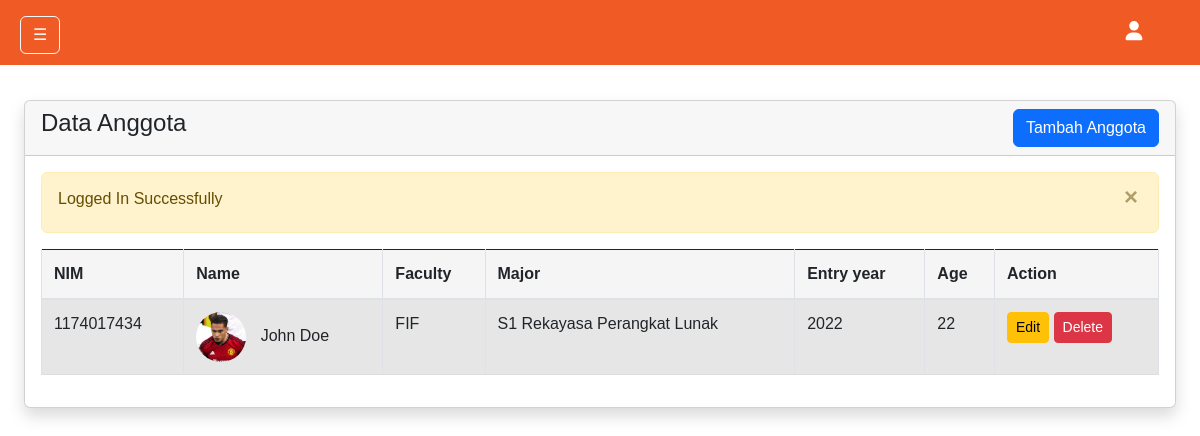
Page /admin/dataAnggota.php (signed in) on the committed database.
### tables this page shows
CREATE TABLE `members` (
  `nim` varchar(15) NOT NULL,
  `fullname` varchar(255) NOT NULL,
  `entry_year` int(4) NOT NULL,
  `age` int(3) NOT NULL,
  `major` varchar(50) NOT NULL,
  `faculty` varchar(5) NOT NULL,
  `picture` varchar(255) NOT NULL
);

### admin/dataAnggota.php (the view, shortened to what this page needs)
<?php include('view/header.php') ?>
<div class="container-fluid px-4">
    <div class="card shadow">
        <div class="card-header">
            <h4 class="mb-0">Data Anggota
                <button type="button" class="btn btn-primary float-end" data-toggle="modal" data-target="#tambahAnggota">
                    Tambah Anggota
                </button>
            </h4>
        </div>
        <div class="card-body">
            <?php
            $members = getAll('members');
            if (mysqli_num_rows($members) > 0) {
            ?>
                <div class="table-responsive">
                    <table class="table table-striped table-bordered">
                        <thead>
                            <tr>
                                <th>NIM</th>
                                <th>Name</th>
                                <th>Faculty</th>
                                <th>Major</th>
                                <th>Entry year</th>
                                <th>Age</th>
                                <th>Action</th>
                            </tr>
                        </thead>
                        <tbody>
                            <?php foreach ($members as $membersItem) : ?>
                                <tr>
                                    <td><?= $membersItem['nim'] ?></td>
                                    <td>
                                        <img src="../<?= $membersItem['picture']; ?>" alt="gk ada gambar" style="width:50px; height:50px; border-radius: 50%; margin-right:10px;">
                                        <?= $membersItem['fullname'] ?>
                                    </td>
                                    <td><?= $membersItem['faculty'] ?></td>
                                    <td><?= $membersItem['major'] ?></td>
                                    <td><?= $membersItem['entry_year'] ?></td>
                                    <td><?= $membersItem['age'] ?></td>
                                    <td>
                                        <button type="button" class="btn btn-warning btn-sm" data-toggle="modal" data-target="#editAnggota<?= $membersItem['nim'] ?>">
                                            Edit
                                        </button>
                                        <button type="button" class="btn btn-danger btn-sm" data-toggle="modal" data-target="#deleteAnggota<?= $membersItem['nim'] ?>">
                                            Delete
                                        </button>
                                    </td>
                                </tr>
                            <?php endforeach; ?>
                        </tbody>
                    </table>
                </div>
            <?php
            } else {
            ?>
                <tr>
                    <h4 class="mb-0">No Record Found</td>
                </tr>
            <?php
            }
            ?>
        </div>
    </div>
</div>
<?php include('view/footer.php') ?>

### rows in the picture
members: nim "1174017434", picture (picture), fullname "John Doe", faculty "FIF", major "S1 Rekayasa Perangkat Lunak", entry_year "2022", age "22"

### other values in the picture
$_SESSION['status'] "Logged In Successfully"
